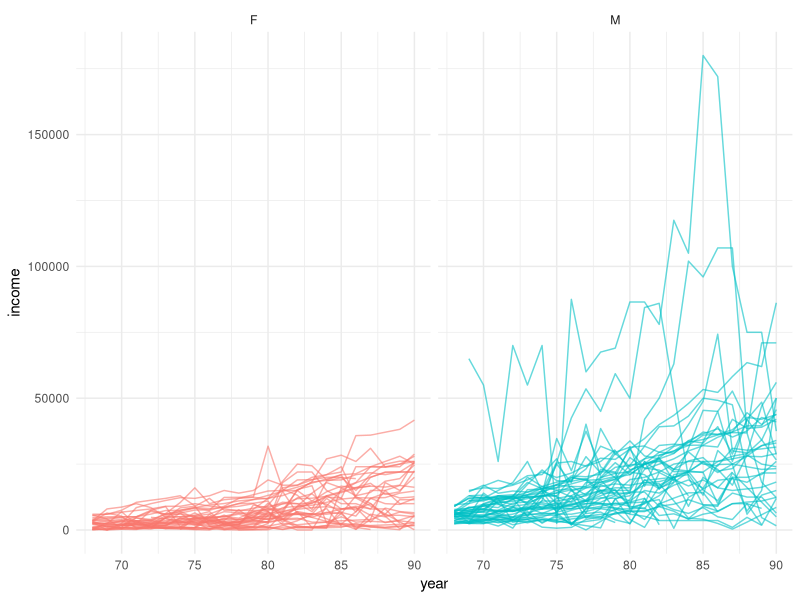
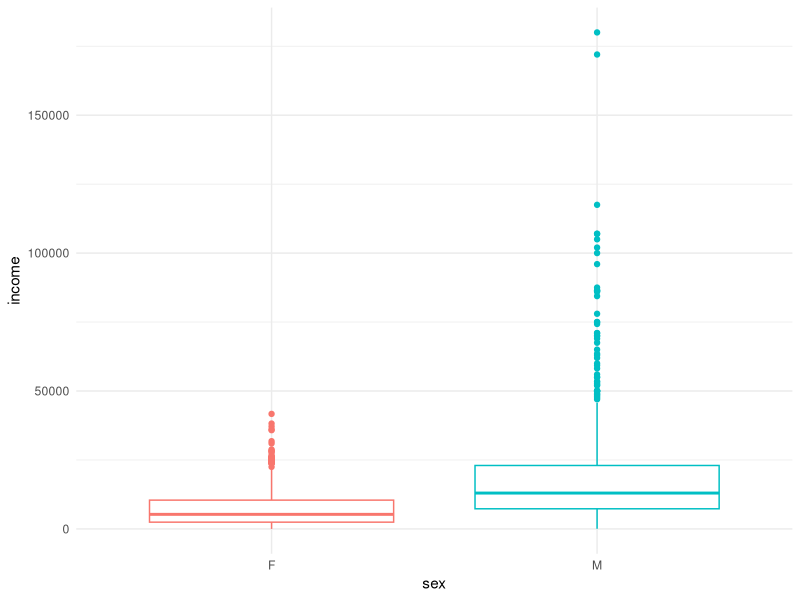
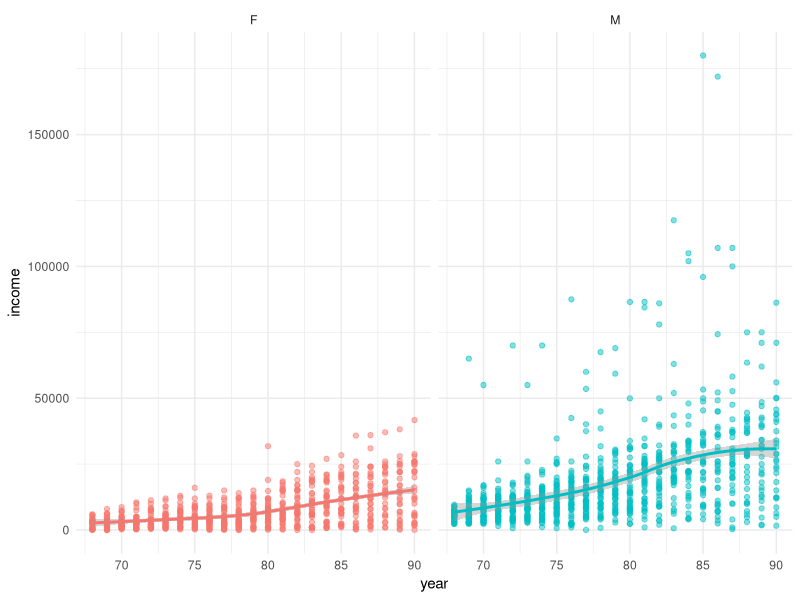
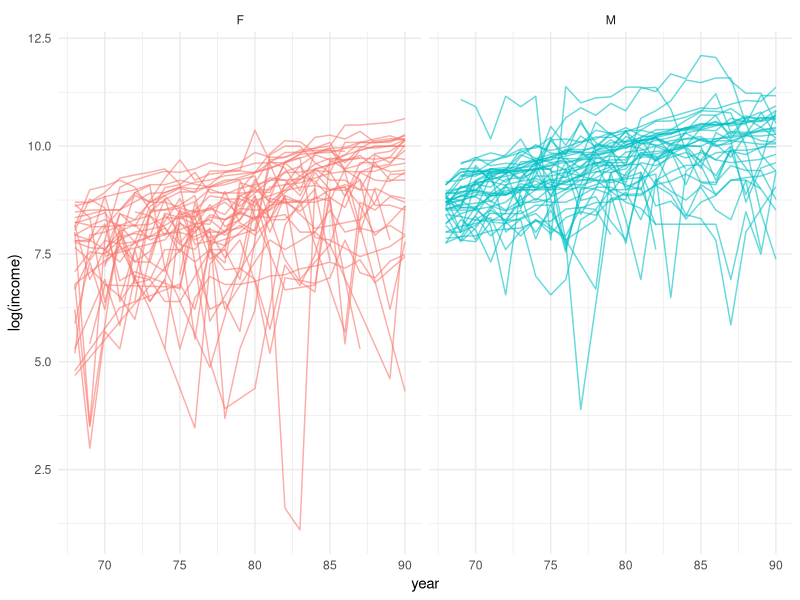
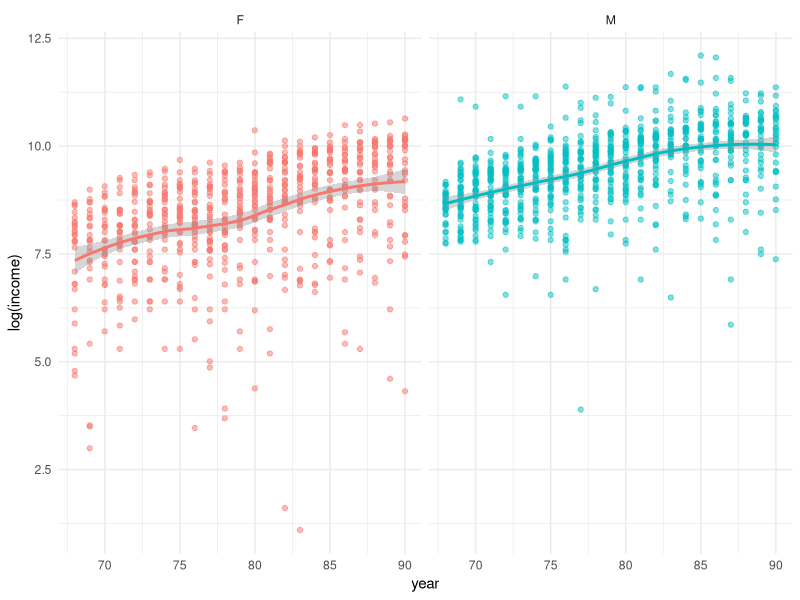
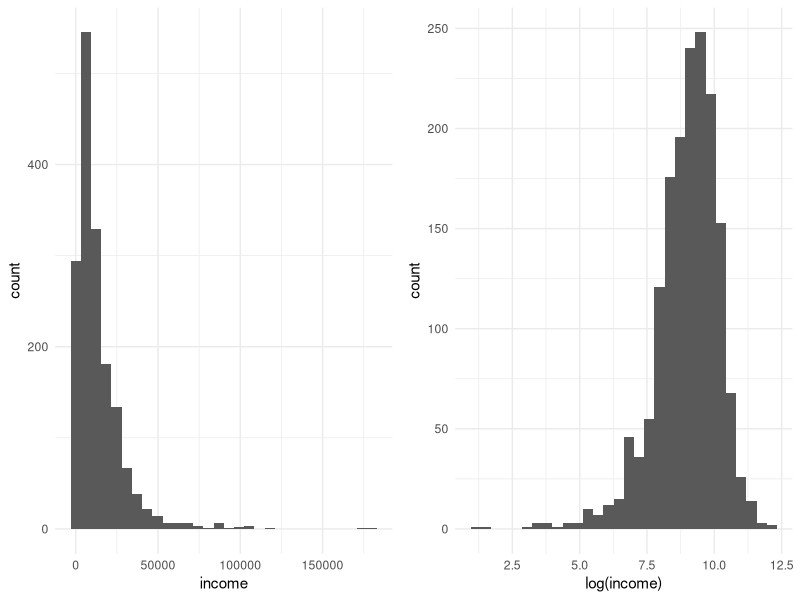
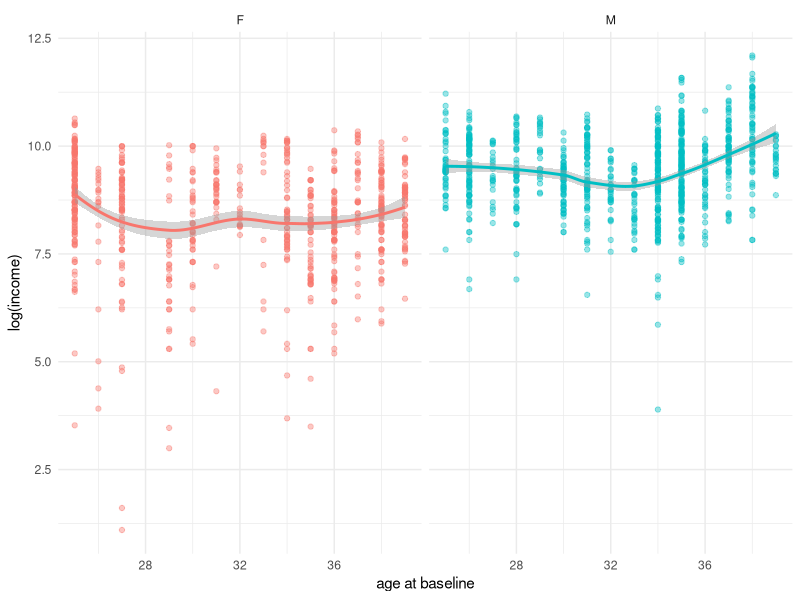
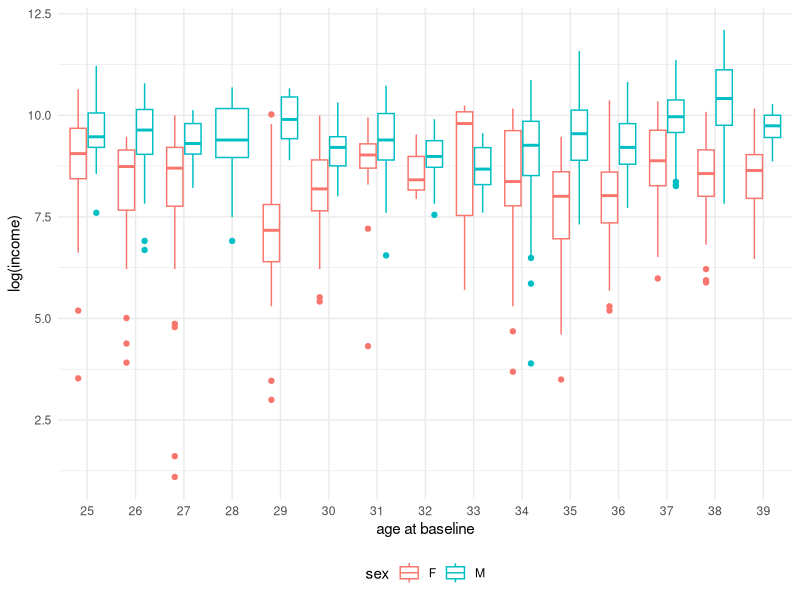

Write the R code that produced these figures, in order.
## ---- chunk 1
knitr::opts_chunk$set(echo = TRUE)
## ---- chunk 2
library(tidyverse)
library(nlme)
library(gridExtra)
library(corrplot)
## ---- chunk 3
dat <- read.table("income1968.dat", header = TRUE, stringsAsFactors = TRUE)
dat <- within(dat, person <- factor(person))

str(dat)
summary(dat)
## ---- chunk 4
ggplot(dat, aes(x = year, y = income, group = person, col = sex)) +
  geom_line(alpha = 0.6) +
  facet_wrap(facet = ~ sex) +
  theme_minimal() +
  guides(col = "none")
## ---- chunk 5
ggplot(dat, aes(x = sex, y = income, col = sex)) +
  geom_boxplot() +
  theme_minimal() +
  guides(col = "none")
## ---- chunk 6
ggplot(dat, aes(x = year, y = income, col = sex)) +
  geom_point(alpha = 0.5) +
  geom_smooth(method = "loess") +
  facet_wrap(facet = ~ sex) +
  theme_minimal() +
  guides(col = "none")
## ---- chunk 7
ggplot(dat, aes(x = year, y = log(income), group = person, col = sex)) +
  geom_line(alpha = 0.6) +
  facet_wrap(facet = ~ sex) +
  theme_minimal() +
  guides(col = "none")

ggplot(dat, aes(x = year, y = log(income), col = sex)) +
  geom_point(alpha = 0.5) +
  geom_smooth(method = "loess") +
  facet_wrap(facet = ~ sex) +
  theme_minimal() +
  guides(col = "none")

income_hist <- ggplot(dat, aes(x = income)) +
  geom_histogram() +
  theme_minimal()

log_income_hist <- ggplot(dat, aes(x = log(income))) +
  geom_histogram() +
  theme_minimal()

grid.arrange(income_hist, log_income_hist, nrow = 1)
## ---- chunk 8
ggplot(dat, aes(x = age, y = log(income), col = sex)) +
  geom_point(alpha = 0.4) +
  geom_smooth(method = "loess") +
  labs(x = "age at baseline") +
  facet_wrap(facet = "sex") +
  theme_minimal() +
  guides(col = "none")

ggplot(dat, aes(x = factor(age), y = log(income), col = sex)) +
  geom_boxplot() +
  labs(x = "age at baseline") +
  theme_minimal() +
  theme(legend.position = "bottom")
## ---- chunk 9
ggplot(dat, aes(x = educ, y = log(income), col = sex)) +
  geom_point(alpha = 0.4) +
  geom_smooth(method = "loess") +
  facet_wrap(facet = ~ sex) +
  labs(x = "years of education") +
  theme_minimal() +
  guides(col = "none")

ggplot(dat, aes(x = factor(educ), y = log(income), col = sex)) +
  geom_boxplot() +
  labs(x = "years of education") +
  theme_minimal() +
  theme(legend.position = "bottom")
## ---- chunk 10
dat_wide <- pivot_wider(dat, names_from = "year", values_from = "income")
dat_wide[, 5:27] <- log(dat_wide[, 5:27])

corrplot(cor(dat_wide[, 5:27], use = "na.or.complete"),
         method = "number",
         type = "upper")
## ---- chunk 11
dat <- within(dat, log_income <- log(income))
dat <- within(dat, cyear <- factor(year))

fit1 <- lme(
  log_income ~ sex * cyear,
  random = ~ 1 | person,
  correlation = corCAR1(form = ~ year | person),
  weights = varIdent(form = ~ 1),
  data = dat,
  na.action = na.omit,
  method = "REML"
)
## ---- chunk 12
fit2 <- lme(
  log_income ~ sex * cyear,
  random = ~ 1 | person,
  correlation = NULL,
  weights = NULL,
  data = dat,
  na.action = na.omit,
  method = "REML"
)

anova(fit1, fit2)
## ---- chunk 13
fit1 <- lme(
  log_income ~ sex * cyear,
  random = ~ 1 | person,
  correlation = corCAR1(form = ~ year | person),
  weights = varIdent(form = ~ 1),
  data = dat,
  na.action = na.omit,
  method = "ML" # refit first model with ML
)

fit3 <- lme(
  log_income ~ sex * year,
  random = ~ 1 | person,
  correlation = corCAR1(form = ~ year | person),
  weights = NULL,
  data = dat,
  na.action = na.omit,
  method = "ML"
)

anova(fit1, fit3)
## ---- chunk 14
fit1 <- lme(
  log_income ~ sex * year,
  random = ~ 1 | person,
  correlation = corAR1(form = ~ year | person),
  weights = NULL,
  data = dat,
  na.action = na.omit,
  method = "REML"
)

fit5 <- lme(
  log_income ~ sex * year,
  random = ~ year | person,
  correlation = corAR1(form = ~ year | person),
  weights = NULL,
  data = dat,
  na.action = na.omit,
  method = "REML"
)

lrr <- logLik(fit1)
lrf <- logLik(fit5)
lr <- as.numeric(-2 * (lrr - lrf))
df1 <- 1 # right degrees of freedom????
df2 <- 2
p1 <- pchisq(lr, df1, lower.tail = FALSE)
p2 <- pchisq(lr, df2, lower.tail = FALSE)
p <- (p1 + p2) * 0.5
lrt <- data.frame(
  lr = lr,
  df1 = df1,
  df2 = df2,
  p = p
)
lrt
## ---- chunk 15
AIC(fit1, fit5)
## ---- chunk 16
coef(summary(fit5))
## ---- chunk 17
VarCorr(fit5)
## ---- chunk 18
blups <- as.data.frame(as.matrix(ranef(fit5)))
blups$Subject <- row.names(blups)

ggplot(blups, aes(x = `(Intercept)`, y = year, label = Subject)) +
  geom_text() + 
  labs(x = "Intercept", y = "Year") +
  theme_minimal()
## ---- chunk 19
fit6 <- lme(
  log_income ~ sex * year,
  random = list(person = pdDiag(form = ~ year)),
  correlation = corCAR1(form = ~ year | person),
  weights = NULL,
  data = dat,
  na.action = na.omit,
  method = "REML"
)

AIC(fit5, fit6)
## ---- chunk 20
fit_lin <- lme(
  log_income ~ sex * year,
  random = ~ year | person,
  correlation = corAR1(form = ~ year | person),
  weights = NULL,
  data = dat,
  na.action = na.omit,
  method = "ML")
## ---- chunk 21
fit_quad <- lme(
  log_income ~ sex * (year + I(year^2)),
  random = ~ year | person,
  correlation = corAR1(form = ~ year | person),
  weights = NULL,
  data = dat,
  na.action = na.omit,
  method = "ML")
## ---- chunk 22
anova(fit_lin, fit_quad)
AIC(fit_lin, fit_quad)
## ---- chunk 23
dat <- within(dat, year_75 <- pmax(year - 75, 0))

fit_spl <- lme(
  log_income ~ sex * year + year_75,
  random = ~ year | person,
  correlation = corCAR1(form = ~ year | person),
  data = dat, na.action = na.omit, method = "ML")

anova(fit_lin, fit_spl)
AIC(fit_lin, fit_spl)
## ---- chunk 24
#Test if age and educ should be included in the model.
fit_cov_ml <- lme(
  log_income ~ sex * year + age + educ,
  random = list(person = pdDiag(form = ~ year)),
  correlation = corCAR1(form = ~ year | person),
  data = dat, na.action = na.omit, method = "ML"
)

anova(fit_lin, fit_cov_ml)  


# Results previous analysis significant-> Age and educ interaction with year test
fit_inter_ml <- lme(
  log_income ~ sex * year + age * year + educ * year,
  random = list(person = pdDiag(form = ~ year)),
  correlation = corCAR1(form = ~ year | person),
  data = dat, na.action = na.omit, method = "ML"
)

anova(fit_cov_ml, fit_inter_ml) 

# REML for inference
fit_final <- lme(
  log_income ~ sex * year + age + educ,
  random = list(person = pdDiag(form = ~ year)),
  correlation = corCAR1(form = ~ year | person),
  data = dat, na.action = na.omit, method = "REML"
)

coef(summary(fit_final))
anova(fit_final, type = "marginal")

# 95% CI for the year:sex interaction
library(multcomp)

L <- matrix(
  c(0, 0, 0, 0, 0, 1),
  nrow = 1,
  dimnames = list("sexM:year", names(coef(fit_final)))
)
confint(glht(fit_final, linfct = L), calpha = univariate_calpha())


## ---- chunk 25

dat$pred_log <- predict(fit_final, level = 0)

ggplot(dat, aes(x = year, y = pred_log, colour = sex)) +
  stat_summary(fun = mean, geom = "line", linewidth = 1.3) +
  scale_colour_manual(values = c("F" = "coral", "M" = "steelblue"),
                      labels = c("Female", "Male")) +
  labs(x = "year", y = "Pred log(income)",
       title = "Predicted log(income) by sex",
       colour = "Sex") +
  theme_minimal()
